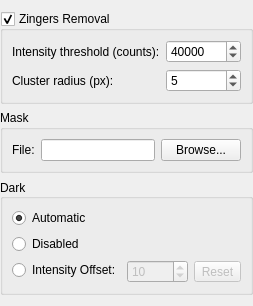
             <widget class="QWidget" name="imageFilterWidget" native="true">
              <property name="sizePolicy">
               <sizepolicy hsizetype="Preferred" vsizetype="Preferred">
                <horstretch>0</horstretch>
                <verstretch>0</verstretch>
               </sizepolicy>
              </property>
              <property name="font">
               <font>
                <weight>50</weight>
                <bold>false</bold>
                <underline>false</underline>
                <strikeout>false</strikeout>
               </font>
              </property>
              <layout class="QVBoxLayout" name="verticalLayout_3">
               <property name="leftMargin">
                <number>0</number>
               </property>
               <property name="rightMargin">
                <number>0</number>
               </property>
               <item>
                <widget class="QGroupBox" name="zingerGroupBox">
                 <property name="enabled">
                  <bool>true</bool>
                 </property>
                 <property name="toolTip">
                  <string>Remove zingers by masking clusters of high-intensity pixels</string>
                 </property>
                 <property name="title">
                  <string>Zingers Removal</string>
                 </property>
                 <property name="checkable">
                  <bool>true</bool>
                 </property>
                 <layout class="QFormLayout" name="formLayout_7">
                  <property name="fieldGrowthPolicy">
                   <enum>QFormLayout::AllNonFixedFieldsGrow</enum>
                  </property>
                  <property name="formAlignment">
                   <set>Qt::AlignHCenter|Qt::AlignTop</set>
                  </property>
                  <item row="0" column="0">
                   <widget class="QLabel" name="intensityThresholdLabel">
                    <property name="text">
                     <string>Intensity threshold (counts):</string>
                    </property>
                    <property name="buddy">
                     <cstring>intensityThresholdSpinBox</cstring>
                    </property>
                   </widget>
                  </item>
                  <item row="1" column="0">
                   <widget class="QLabel" name="clusterRadiusLabel">
                    <property name="sizePolicy">
                     <sizepolicy hsizetype="Preferred" vsizetype="Preferred">
                      <horstretch>0</horstretch>
                      <verstretch>0</verstretch>
                     </sizepolicy>
                    </property>
                    <property name="text">
                     <string>Cluster radius (px):</string>
                    </property>
                    <property name="buddy">
                     <cstring>clusterRadiusSpinBox</cstring>
                    </property>
                   </widget>
                  </item>
                  <item row="0" column="1">
                   <widget class="QSpinBox" name="intensityThresholdSpinBox">
                    <property name="sizePolicy">
                     <sizepolicy hsizetype="Preferred" vsizetype="Fixed">
                      <horstretch>0</horstretch>
                      <verstretch>0</verstretch>
                     </sizepolicy>
                    </property>
                    <property name="maximumSize">
                     <size>
                      <width>100</width>
                      <height>16777215</height>
                     </size>
                    </property>
                    <property name="maximum">
                     <number>65536</number>
                    </property>
                    <property name="singleStep">
                     <number>10</number>
                    </property>
                    <property name="value">
                     <number>40000</number>
                    </property>
                   </widget>
                  </item>
                  <item row="1" column="1">
                   <widget class="QSpinBox" name="clusterRadiusSpinBox">
                    <property name="sizePolicy">
                     <sizepolicy hsizetype="Preferred" vsizetype="Fixed">
                      <horstretch>0</horstretch>
                      <verstretch>0</verstretch>
                     </sizepolicy>
                    </property>
                    <property name="maximumSize">
                     <size>
                      <width>100</width>
                      <height>16777215</height>
                     </size>
                    </property>
                    <property name="maximum">
                     <number>3840</number>
                    </property>
                    <property name="singleStep">
                     <number>10</number>
                    </property>
                    <property name="value">
                     <number>5</number>
                    </property>
                   </widget>
                  </item>
                 </layout>
                </widget>
               </item>
               <item>
                <widget class="QGroupBox" name="maskGroupBox">
                 <property name="title">
                  <string>Mask</string>
                 </property>
                 <property name="checkable">
                  <bool>false</bool>
                 </property>
                 <layout class="QHBoxLayout" name="horizontalLayout_3">
                  <item>
                   <widget class="QLabel" name="maskLabel">
                    <property name="text">
                     <string>File:</string>
                    </property>
                    <property name="buddy">
                     <cstring>maskLineEdit</cstring>
                    </property>
                   </widget>
                  </item>
                  <item>
                   <widget class="QLineEdit" name="maskLineEdit"/>
                  </item>
                  <item>
                   <widget class="QPushButton" name="maskPushButton">
                    <property name="text">
                     <string>Browse...</string>
                    </property>
                   </widget>
                  </item>
                 </layout>
                </widget>
               </item>
               <item>
                <widget class="QGroupBox" name="darkGroupBox">
                 <property name="sizePolicy">
                  <sizepolicy hsizetype="Preferred" vsizetype="Preferred">
                   <horstretch>0</horstretch>
                   <verstretch>0</verstretch>
                  </sizepolicy>
                 </property>
                 <property name="title">
                  <string>Dark</string>
                 </property>
                 <property name="alignment">
                  <set>Qt::AlignLeading|Qt::AlignLeft|Qt::AlignVCenter</set>
                 </property>
                 <layout class="QFormLayout" name="formLayout_4">
                  <property name="labelAlignment">
                   <set>Qt::AlignLeading|Qt::AlignLeft|Qt::AlignVCenter</set>
                  </property>
                  <property name="formAlignment">
                   <set>Qt::AlignCenter</set>
                  </property>
                  <item row="1" column="0">
                   <widget class="QRadioButton" name="darkAutomaticRadioButton">
                    <property name="text">
                     <string>Automatic</string>
                    </property>
                    <property name="checked">
                     <bool>true</bool>
                    </property>
                   </widget>
                  </item>
                  <item row="3" column="0">
                   <widget class="QRadioButton" name="darkOffsetRadioButton">
                    <property name="text">
                     <string>Intensity Offset:</string>
                    </property>
                   </widget>
                  </item>
                  <item row="3" column="1">
                   <layout class="QHBoxLayout" name="horizontalLayout">
                    <item>
                     <widget class="QSpinBox" name="intensityOffsetSpinBox">
                      <property name="enabled">
                       <bool>false</bool>
                      </property>
                      <property name="maximumSize">
                       <size>
                        <width>100</width>
                        <height>16777215</height>
                       </size>
                      </property>
                      <property name="minimum">
                       <number>0</number>
                      </property>
                      <property name="maximum">
                       <number>65536</number>
                      </property>
                      <property name="singleStep">
                       <number>1</number>
                      </property>
                      <property name="value">
                       <number>10</number>
                      </property>
                     </widget>
                    </item>
                    <item>
                     <widget class="QToolButton" name="intensityOffsetResetToolButton">
                      <property name="enabled">
                       <bool>false</bool>
                      </property>
                      <property name="text">
                       <string>Reset</string>
                      </property>
                     </widget>
                    </item>
                   </layout>
                  </item>
                  <item row="2" column="0">
                   <widget class="QRadioButton" name="darkDisabledRadioButton">
                    <property name="text">
                     <string>Disabled</string>
                    </property>
                    <property name="checked">
                     <bool>false</bool>
                    </property>
                   </widget>
                  </item>
                 </layout>
                </widget>
               </item>
              </layout>
             </widget>
